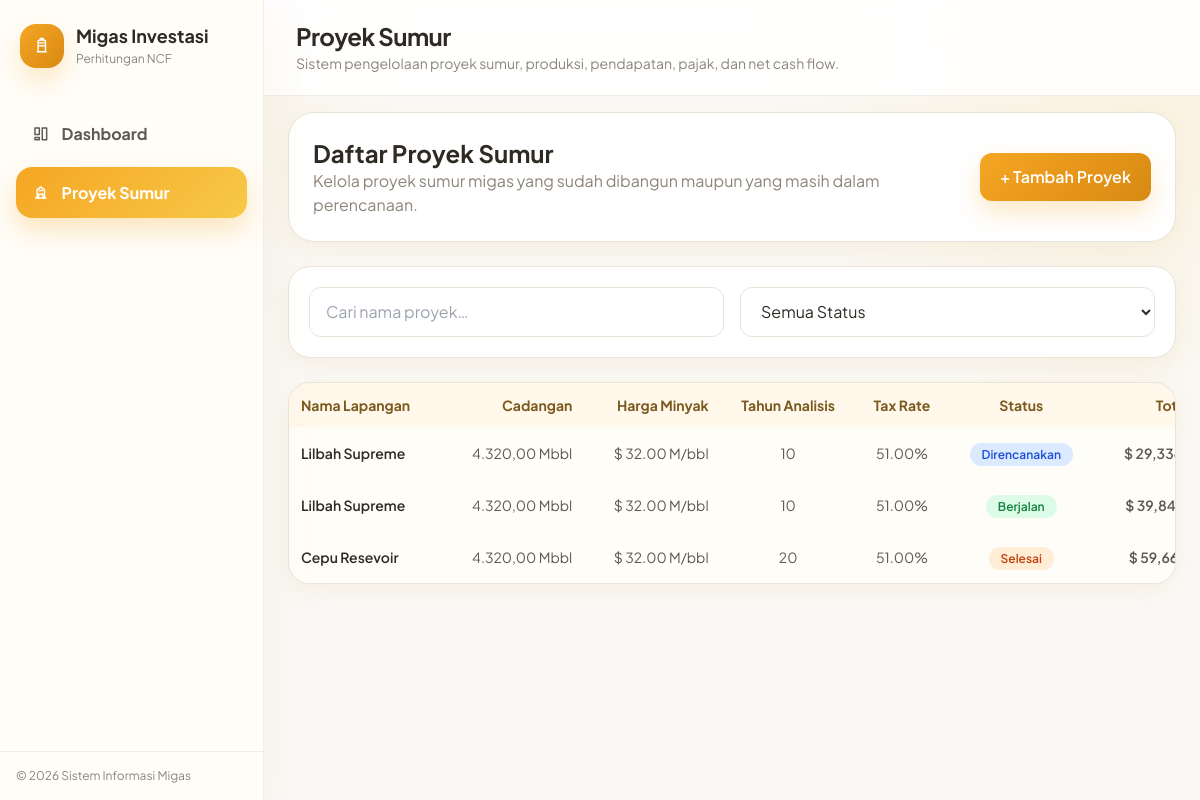
Screenshot of /proyek.php with the database file from the repository.
### tables this page shows
CREATE TABLE `fields` (
  `id` int(10) UNSIGNED NOT NULL,
  `nama` varchar(100) NOT NULL,
  `cadangan_mbbl` decimal(14,4) NOT NULL COMMENT 'Total cadangan minyak (Mbbl)',
  `harga_minyak` decimal(10,2) NOT NULL COMMENT 'Harga minyak asumsi ($/bbl)',
  `tahun_hitung` smallint(6) NOT NULL DEFAULT 10 COMMENT 'Jumlah tahun analisis NCF',
  `tax_rate` decimal(5,2) NOT NULL DEFAULT 51.00 COMMENT 'Tax rate (%)',
  `status_proyek` varchar(20) NOT NULL DEFAULT 'Direncanakan' COMMENT 'Status proyek',
  `created_at` timestamp NOT NULL DEFAULT current_timestamp(),
  `updated_at` timestamp NOT NULL DEFAULT current_timestamp() ON UPDATE current_timestamp()
);

### proyek.php (the view, shortened to what this page needs)
<?php
require_once __DIR__ . '/includes/functions.php';
require_once __DIR__ . '/includes/perhitungan.php';
$search = trim($_GET['search'] ?? '');
$params = [];
$sql = "
SELECT
    f.*,
    COALESCE(v.total_ncf_kumulatif,0) AS total_ncf
FROM fields f
LEFT JOIN v_ncf_summary v
    ON v.field_id = f.id
";
$sql .= ' ORDER BY f.created_at DESC';
$stmt = $pdo->prepare($sql);
$stmt->execute($params);
$projects = $stmt->fetchAll();
include __DIR__ . '/includes/header.php';
?>
<div class="space-y-6">
    <div class="app-card rounded-[26px] p-5 sm:p-6 flex flex-col lg:flex-row lg:items-center lg:justify-between gap-4">
        <div>
            <h2 class="text-2xl font-bold" style="color:var(--color-heading)">Daftar Proyek Sumur</h2>
            <p style="color:var(--color-muted)">Kelola proyek sumur migas yang sudah dibangun maupun yang masih dalam perencanaan.</p>
        </div>
        <a href="tambah-proyek.php" class="app-btn-primary px-5 py-3 rounded-xl font-semibold text-center transition shrink-0">+ Tambah Proyek</a>
    </div>
    <form method="GET" id="filter-form" class="app-card rounded-[22px] p-5 grid grid-cols-1 md:grid-cols-2 gap-4">
        <input type="text" name="search" value="<?= e($search) ?>"
            placeholder="Cari nama proyek…"
            class="px-4 py-3 rounded-xl app-input"
            oninput="clearTimeout(window._st);window._st=setTimeout(()=>document.getElementById('filter-form').submit(),400)">
        <select name="status" class="px-4 py-3 rounded-xl app-input"
            onchange="document.getElementById('filter-form').submit()">
            <option value="">Semua Status</option>
        </select>
    </form>
    <div class="app-card rounded-[22px] overflow-hidden">
        <div class="overflow-x-auto">
            <table class="calculation-table w-full text-sm">
                <thead style="background:#FFF8EB;color:#7A5A1E">
                    <tr>
                        <th class="p-3 text-left">Nama Lapangan</th>
                        <th class="p-3 text-right">Cadangan</th>
                        <th class="p-3 text-right">Harga Minyak</th>
                        <th class="p-3 text-center">Tahun Analisis</th>
                        <th class="p-3 text-center">Tax Rate</th>
                        <th class="p-3 text-center">Status</th>
                        <th class="p-3 text-right">Total NCF</th>
                    </tr>
                </thead>
                <tbody>
                <?php foreach ($projects as $p): ?>
                    <tr class="border-t hover:bg-[#FFF9EE] transition" style="border-color:var(--color-divider)">
                        <td class="p-3 font-semibold" style="color:var(--color-heading)"><?= e($p['nama']) ?></td>
                        <td class="p-3 text-right"><?= format_number($p['cadangan_mbbl']) ?> Mbbl</td>
                        <td class="p-3 text-right"><?= format_usd_m($p['harga_minyak']) ?>/bbl</td>
                        <td class="p-3 text-center"><?= e($p['tahun_hitung']) ?></td>
                        <td class="p-3 text-center"><?= e($p['tax_rate']) ?>%</td>
                        <td class="p-3 text-center"><?= status_badge($p['status_proyek'] ?? '-') ?></td>
                        <td class="p-3 text-right font-semibold text-[#3F8F4D]"><?= format_usd_m($p['total_ncf']) ?></td>
                    </tr>
                <?php endforeach; ?>
                </tbody>
            </table>
        </div>
    </div>
</div>
<?php include __DIR__ . '/includes/footer.php'; ?>

### includes/functions.php (shortened to what this page needs)
<?php
function e($value) {
    return htmlspecialchars((string)$value, ENT_QUOTES, 'UTF-8');
}
function format_number($value, $decimals = 2) {
    return number_format((float)$value, $decimals, ',', '.');
}
function format_usd_m($value) {
    return '$ ' . number_format((float)$value, 2, '.', ',') . ' M';
}
function status_badge($status) {
    $class = 'bg-slate-100 text-slate-700';
    if ($status === 'Berjalan') $class = 'bg-green-100 text-green-700';
    if ($status === 'Direncanakan') $class = 'bg-blue-100 text-blue-700';
    if ($status === 'Selesai') $class = 'bg-orange-100 text-orange-700';
    return '<span class="px-3 py-1 rounded-full text-xs font-semibold '.$class.'">'.e($status).'</span>';
}
?>

### includes/header.php (style rules this page uses)
:root { --color-primary: #F5A623; --color-primary-hover: #D88912; --color-primary-light: #FFD27A; --color-primary-pale: #FFF2D9; --color-accent-yellow: #F7C948; --color-accent-peach: #FAD9A1; --color-bg: #FAF9F6; --color-surface: #FFFFFF; --color-sidebar: #FFFDF8; --color-border: #E9E3D8; --color-divider: #F1ECE4; --color-heading: #2F2A24; --color-body: #5F584F; --color-muted: #8D857A; --color-success: #63C174; --color-danger: #E46A61; --shadow-card: 0 8px 24px rgba(214, 170, 94, 0.12); --shadow-card-hover: 0 12px 32px rgba(214, 170, 94, 0.18); --shadow-container: 0 20px 50px rgba(196, 160, 92, 0.10); }
* { box-sizing: border-box; }
html, body { width: 100%; max-width: 100%; overflow-x: hidden; }
body { background: var(--color-bg); color: var(--color-body); font-family: 'Plus Jakarta Sans', system-ui, -apple-system, BlinkMacSystemFont, 'Segoe UI', sans-serif; }
.app-card { background: var(--color-surface); border: 1px solid var(--color-border); box-shadow: var(--shadow-card); }
.app-input { border: 1px solid var(--color-border); background: #fff; color: var(--color-heading); min-width: 0; }
.app-btn-primary { background: linear-gradient(135deg, var(--color-primary), var(--color-primary-hover)); color: #fff; box-shadow: 0 12px 24px rgba(245, 166, 35, 0.25); }
.calculation-table { min-width: 1180px; border-collapse: separate; border-spacing: 0; }
.calculation-table th, .calculation-table td { white-space: nowrap; vertical-align: middle; }
.calculation-table td { color: var(--color-body); }
.calculation-table tr.border-t { background: #FFFDF8 !important; border-color: var(--color-divider) !important; }

### rows the page displays
fields: nama "Lilbah Supreme", cadangan_mbbl "4.320,00", harga_minyak "$ 32.00 M", tahun_hitung "10", tax_rate "51.00", status_proyek "Direncanakan", total_ncf "$…"
fields: nama "Lilbah Supreme", cadangan_mbbl "4.320,00", harga_minyak "$ 32.00 M", tahun_hitung "10", tax_rate "51.00", status_proyek "Berjalan", total_ncf "$…"
fields: nama "Cepu Resevoir", cadangan_mbbl "4.320,00", harga_minyak "$ 32.00 M", tahun_hitung "20", tax_rate "51.00", status_proyek "Selesai", total_ncf "$…"

### other values shown
$pageTitle "Proyek Sumur"
